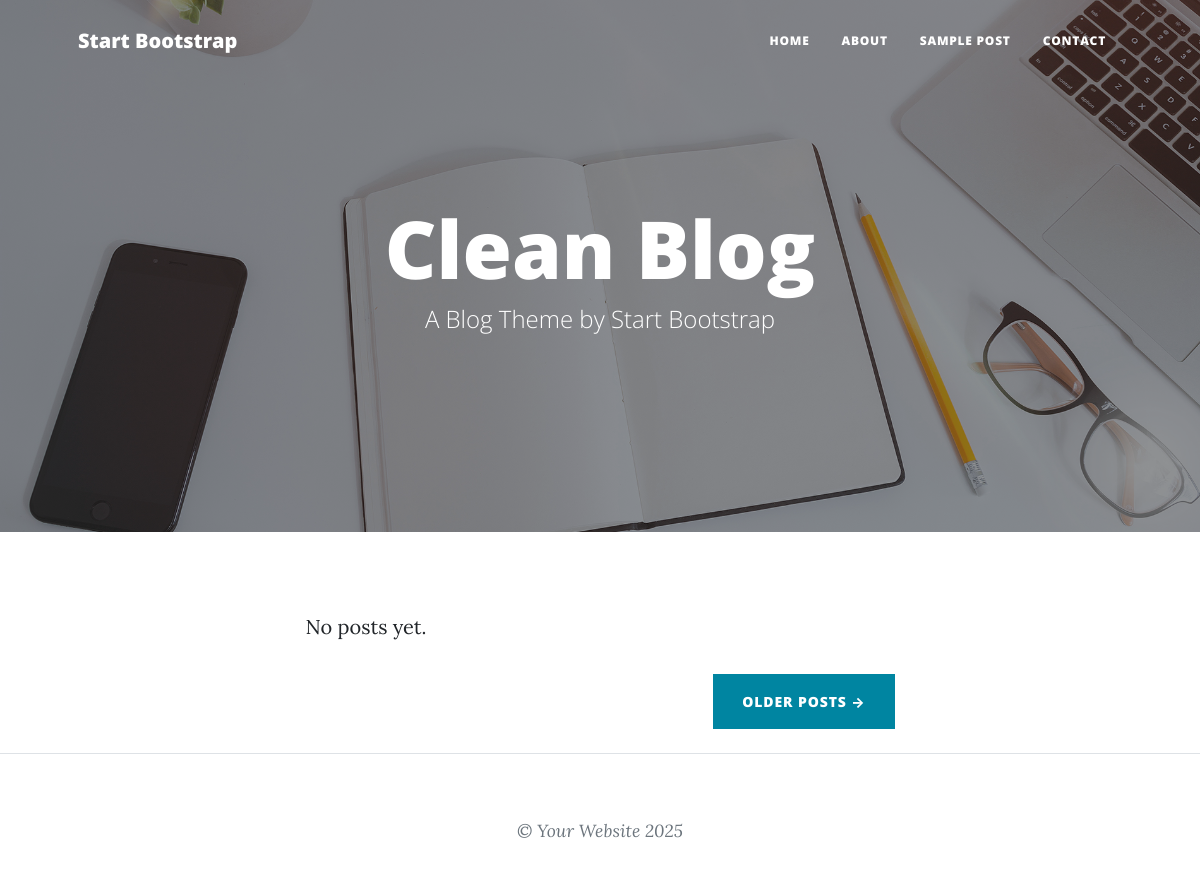
The app's page /, older data.
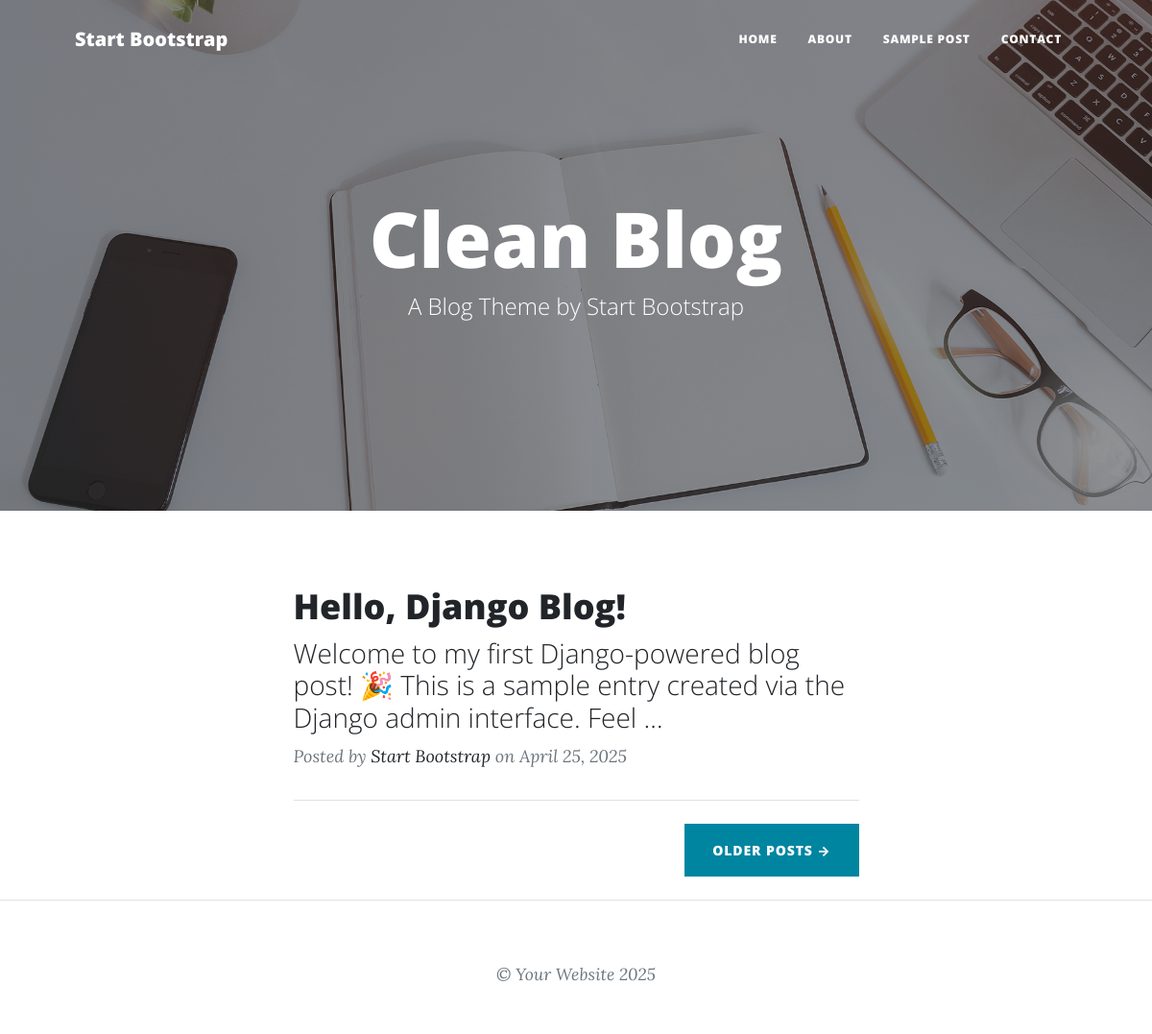
The same page, newer data.
### blog/models.py (models this page shows, shortened)
class Post(models.Model):
    title     = models.CharField(max_length=200)
    slug      = models.SlugField(unique=True)
    content   = models.TextField()
    published = models.DateTimeField(auto_now_add=True)

### blog/views.py (the view)
# urls.py: path('', views.post_list,   name='post_list'),
def post_list(request):
    posts = Post.objects.order_by('-published')
    return render(request, 'blog/post_list.html', {'posts': posts})

### templates/blog/post_list.html (shortened to what this page needs)
{% extends 'base.html' %}
{% load static %}
{% block header %}
<header class="masthead"
        style="background-image: url({% static 'assets/img/home-bg.jpg' %});">
  <div class="container position-relative px-4 px-lg-5">
    <div class="row gx-4 gx-lg-5 justify-content-center">
      <div class="col-md-10 col-lg-8 col-xl-7">
        <div class="site-heading">
          <h1>Clean Blog</h1>
          <span class="subheading">A Blog Theme by Start Bootstrap</span>
        </div>
      </div>
    </div>
  </div>
</header>
{% endblock %}
{% block content %}
<div class="container px-4 px-lg-5">
  <div class="row gx-4 gx-lg-5 justify-content-center">
    <div class="col-md-10 col-lg-8 col-xl-7">
      {% for post in posts %}
        <div class="post-preview">
          <a href="{% url 'post_detail' post.slug %}">
            <h2 class="post-title">{{ post.title }}</h2>
            <h3 class="post-subtitle">{{ post.content|truncatewords:20 }}</h3>
          </a>
          <p class="post-meta">
            Posted by
            <a href="#!">Start Bootstrap</a>
            on {{ post.published|date:"F d, Y" }}
          </p>
        </div>
        <hr class="my-4" />
      {% empty %}
        <p>No posts yet.</p>
      {% endfor %}
      <div class="d-flex justify-content-end mb-4">
        <a class="btn btn-primary text-uppercase" href="#!">Older Posts →</a>
      </div>
    </div>
  </div>
</div>
{% endblock %}

Row changes from the older to the newer data that the page shows:
added Post: title "Hello, Django Blog!", content "Welcome to my first Django-powered blog post! 🎉 This is a sample entry created via the Django admin interface. Feel …", published "April 25, 2025"
Text that changed along with them:
text no longer shown: "No posts yet."
